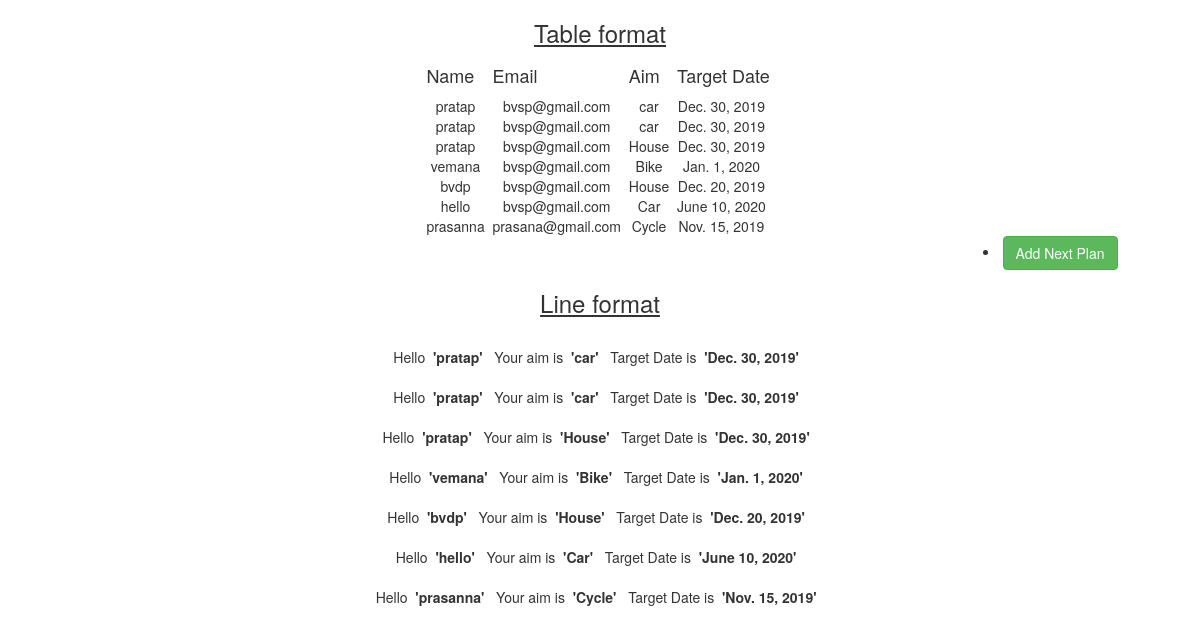
The page / on the database its author committed.
### WebApp/models.py (models this page shows)
class Future(models.Model):
    Name = models.CharField(max_length=50)
    Email = models.EmailField()
    Aim = models.CharField(max_length=50)
    Date = models.DateField(max_length=50)

### WebApp/views.py (the view)
# urls.py: path('',views.Details),
def Details(requrest):
    Data = Future.objects.all()
    return render(requrest,'details.html',{'Data':Data})

### templates/details.html (shortened to what this page needs)
<!DOCTYPE html>
{% load static %}
<html lang="en">
<head>
    <link rel="stylesheet" href="https://maxcdn.bootstrapcdn.com/bootstrap/3.4.0/css/bootstrap.min.css">
</head>
<body>
<form align="center">{% csrf_token %}
    <table align="center">
    <h3> <u>Table format</u></h3>
        <tr>
            <th><h4> Name</h4></th>
            <th><h4> Email </h4></th>
            <th><h4> Aim</h4></th>
            <th><h4> Target Date</h4></th>
        </tr>
        {% for D in Data %}
        <tr>
            <td>{{ D.Name }}&nbsp;&nbsp;</td>
            <td>{{ D.Email }}&nbsp;&nbsp;</td>
            <td>{{ D.Aim }}&nbsp;&nbsp;</td>
            <td>{{ D.Date }}&nbsp;&nbsp;</td>
        </tr>
    {% endfor %}
    </table>
    <li style="margin-left: 75%"><button type="submit" class="btn btn-success"><a href='/add/' style="color: white">Add Next Plan</a></button> </li>
<h3><u>
    Line format</u>
</h3><br>
     {% for D in Data %}
         Hello  &nbsp;<b>'{{ D.Name }}'</b> &nbsp;
         Your aim is   <b>&nbsp;'{{ D.Aim }}'</b>  &nbsp;
         Target Date is  <b>&nbsp;'{{ D.Date }}'</b> &nbsp;<br><br>
{% endfor %}
    </form>
</body>
</html>

### rows shown on the page
Future: Name "pratap", Email "bvsp@gmail.com", Aim "car", Date "Dec. 30, 2019"
Future: Name "pratap", Email "bvsp@gmail.com", Aim "car", Date "Dec. 30, 2019"
Future: Name "pratap", Email "bvsp@gmail.com", Aim "House", Date "Dec. 30, 2019"
Future: Name "vemana", Email "bvsp@gmail.com", Aim "Bike", Date "Jan. 1, 2020"
Future: Name "bvdp", Email "bvsp@gmail.com", Aim "House", Date "Dec. 20, 2019"
Future: Name "hello", Email "bvsp@gmail.com", Aim "Car", Date "June 10, 2020"
Future: Name "prasanna", Email "prasana@gmail.com", Aim "Cycle", Date "Nov. 15, 2019"
